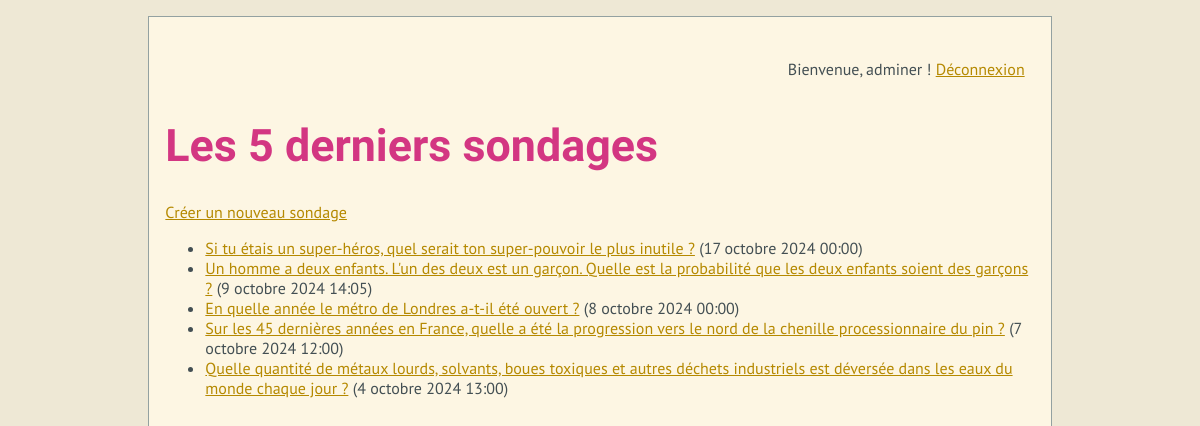
The page /polls/ (signed in) on the database its author committed.
### polls/models.py (models this page shows, shortened)
class Question(models.Model):
    question_text = models.CharField(max_length=200)
    pub_date = models.DateTimeField('date published')

### polls/views.py (the view)
# urls.py: path("", views.IndexView.as_view(), name="index"),
class IndexView(generic.ListView):
    template_name = "polls/index.html"
    context_object_name = "latest_question_list"
    def get_queryset(self):
        return Question.objects.filter(pub_date__lte=timezone.now()).order_by("-pub_date")[
               :5
               ]

### polls/templates/polls/index.html
{% extends "polls/base.html" %}
{% block content %}
<div class = "auth-links">
    {% if user.is_authenticated %}
        <p>Bienvenue, {{ user.username }} ! <a href="{% url 'authentification:logout' %}">Déconnexion</a></p>
    {% else %}
        <p><a href="{% url 'authentification:login' %}">Connexion</a></p>
    {% endif %}
</div>
<h1>Les 5 derniers sondages</h1>
<a href="{% url 'polls:new_poll' %}">Créer un nouveau sondage</a>
{% if latest_question_list %}
    <ul>
    {% for question in latest_question_list %}
        <li><a href="{% url 'polls:detail' question.id %}">{{ question.question_text }}</a> ({{ question.pub_date }})</li>
    {% endfor %}
    </ul>
{% else %}
    <p>Aucun sondage n'est disponible.</p>
{% endif %}
{% endblock %}

### polls/static/polls/style.css (style rules this page uses)
html { font-family: sans-serif; -webkit-text-size-adjust: 100%; -ms-text-size-adjust: 100%; }
body { margin: 0; }
h1 { font-size: 2em; }
html { font-family: "PT Sans", sans-serif; }
h1, h2, h3, h4, h5, h6 { font-family: "PT Sans Narrow", sans-serif; font-weight: 700; }
html { background-color: #eee8d5; color: #434f53; margin: 1em; }
body { background-color: #fdf6e3; margin: 0 auto; max-width: 23cm; border: 1pt solid #93a1a1; padding: 1em; }
a { color: #b58900; }
h1 { color: #d33682; }
h1 { font-size: 2.8em; }
.auth-links p { text-align: right; margin-bottom: 20px; padding: 10px; }

### rows shown on the page
Question: question_text "Si tu étais un super-héros, quel serait ton super-pouvoir le plus inutile ?", pub_date "17 octobre 2024 00:00"
Question: question_text "Un homme a deux enfants. L'un des deux est un garçon. Quelle est la probabilité que les deux enfants soient des garçons ?", pub_date "9 octobre 2024 14:05"
Question: question_text "En quelle année le métro de Londres a-t-il été ouvert ?", pub_date "8 octobre 2024 00:00"
Question: question_text "Sur les 45 dernières années en France, quelle a été la progression vers le nord de la chenille processionnaire du pin ?", pub_date "7 octobre 2024 12:00"
Question: question_text "Quelle quantité de métaux lourds, solvants, boues toxiques et autres déchets industriels est déversée dans les eaux du monde chaque jour ?", pub_date "4 octobre 2024 13:00"

### other values the page prints
{{ user.username }} "adminer"
